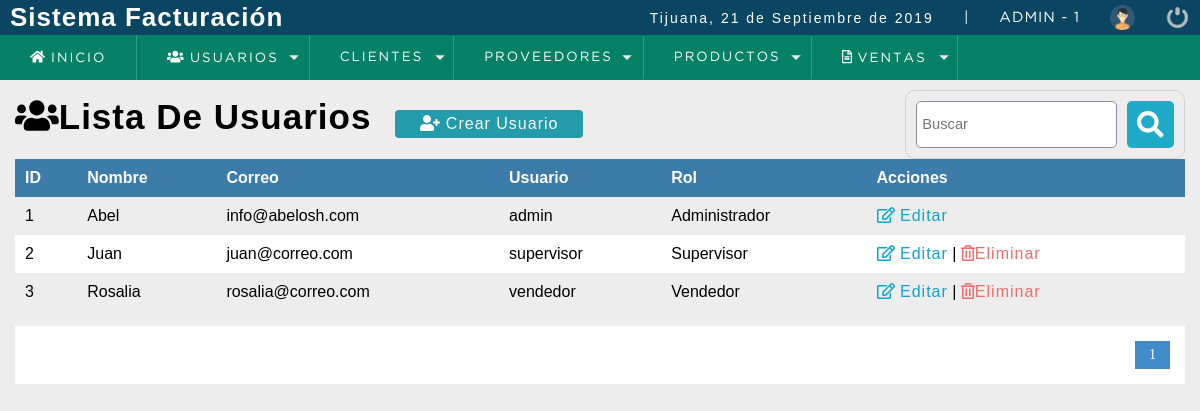
The page /sistema/lista_usuarios.php (signed in) on the database its author committed.
### tables this page shows
CREATE TABLE `usuario` (
  `idusuario` int(11) NOT NULL,
  `nombre` varchar(50) DEFAULT NULL,
  `correo` varchar(100) DEFAULT NULL,
  `usuario` varchar(15) DEFAULT NULL,
  `clave` varchar(100) DEFAULT NULL,
  `rol` int(11) DEFAULT NULL,
  `estatus` tinyint DEFAULT 1
);

CREATE TABLE `rol` (
  `idrol` int(11) NOT NULL,
  `rol` varchar(20) DEFAULT NULL
);

### sistema/lista_usuarios.php (the view, shortened to what this page needs)
<?php
  include "../conexion.php"
?>
<!DOCTYPE html>
<html lang="en">
<head>
	<?php include "includes/script.php"; ?>
</head>
<body>
	<?php include "includes/header.php"; ?>
	<section id="container">
    <h1><i class="fas fa-users"></i>Lista De Usuarios</h1>
    <a href = "registro_usuario.php" class = "btn_new"><i class="fas fa-user-plus"></i> Crear Usuario</a>
    <form action="buscar_usuario.php" method="get" class = "form_search">
      <input type="text" name = "busqueda" id="busqueda" placeholder ="Buscar">
      <button type="submit" class = "btn_search"><i class="fas fa-search fa-2x"></i></button>
    </form>
    <table>
      <tr>
        <th>ID</th>
        <th>Nombre</th>
        <th>Correo</th>
        <th>Usuario</th>
        <th>Rol</th>
        <th>Acciones</th>
      </tr>
      <?php
        $sql_registe = mysqli_query($conexion,"SELECT COUNT(*) AS total_registro FROM usuario WHERE  estatus = 1");
        $result_register = mysqli_fetch_array($sql_registe);
        $total_registro = $result_register['total_registro'];
        $por_pagina = 3;
        if(empty($_GET['pagina']))
        {
          $pagina = 1;
        }
        else
        {
          $pagina = $_GET['pagina'];
        }
        $desde = ($pagina-1)*$por_pagina;
        $total_paginas = ceil($total_registro/$por_pagina);
        $query = mysqli_query($conexion,"SELECT u.idusuario,u.nombre,u.correo,u.usuario,r.rol FROM usuario u  INNER JOIN rol r ON u.rol = r.idrol WHERE estatus = 1  ORDER BY u.nombre ASC LIMIT $desde,$por_pagina");
        $result = mysqli_num_rows($query);
        if ($result > 0)
        {
          while ($data = mysqli_fetch_array($query))
          {
      ?>
            <tr>
              <td><?php echo $data['idusuario']; ?></td>
              <td><?php echo $data['nombre']; ?></td>
              <td><?php echo $data['correo']; ?></td>
              <td><?php echo $data['usuario']; ?></td>
              <td><?php echo $data['rol']; ?></td>
              <td>
                <a class ="link_edit" href = "editar_usuario.php?id=<?php echo $data['idusuario']; ?>"><i class="far fa-edit "></i> Editar</a>
                <?php
                 if ($data['idusuario'] != 1)
                 {
                ?>
                |
                <a class = "link_delete"  href = "eliminar_confirmar_usuario.php?id=<?php echo $data['idusuario']; ?>"><i class="far fa-trash-alt"></i>Eliminar</a>
            <?php } ?>
              </td>
            </tr>
      <?php
          }
        }
      ?>
    </table>
    <div class = "paginador">
        <ul>
        <?php
            for ($i=1;$i<=$total_paginas;$i++)
            {
              if ($i == $pagina)
              {
                echo '<li class="pageSelected">'.$i.'</li>';
              }
              else
              {
                echo '<li><a href="?pagina='.$i.'">'.$i.'</a></li>';
              }
            }
        ?>
        </ul>
    </div>
	</section>
</body>
</html>

### sistema/css/style.css (style rules this page uses)
* { margin: 0; padding: 0; box-sizing: border-box; }
body { background: #ededed; }
h1, h2, h3, h4, h5, h6 { font-family: 'arial'; font-weight: bold; letter-spacing: 1px; }
h1 { font-size: 26px; }
a { text-decoration: none; font-family: arial; letter-spacing: 1px; }
#container { padding: 90px 15px 15px; }
form { background:#FFF; margin:auto; padding:20px 50px; border: 1px solid #d1d1d1; }
input,select { display:block; width: 100%; font-size:11pt; padding:5px; border:1px solid #85929e; border-radius:5px; }
#container h1 { font-size:35px; display:inline-block; }
.btn_new { display:inline-block; background:#239baa; color:#FFF; padding:5px 25px; border-radius:4px; margin:20px; }
table { border-collapse:collapse; font-size:12pt; font-family:'arial'; width:100%; }
table th { text-align:left; padding:10px; background:#3d7ba8; color:#FFF; }
table tr:nth-child(odd) { background:#FFF; }
table td { padding:10px; }
.link_edit { color:#0ca4ce; }
.link_delete { color:#f26b6b; }
.paginador ul { padding:15px; list-style:none; background:#FFF; margin-top:15px; display:-webkit-flex; display:-moz-flex; display:-ms-flex; display:-o-flex; display:flex; justify-content:flex-end; }
.paginador a, .pageSelected { color:#428bca; border:1px solid #ddd; padding:5px; display:inline-block; font-size:14px; text-align:center; width:35px; }
.pageSelected { color:#FFF; background:#428bca; border:1px solid #428bca; }
.form_search { display:-webkit-flex; display:-moz-flex; display:-ms-flex; display:-o-flex; display:flex; float:right; background:initial; padding:10px; border-radius:10px; }
.form_search .btn_search { background:#1faac8; color:#FFF; padding:10px; border:0; cursor:pointer; margin-left:10px; display:-webkit-flex; display:-moz-flex; display:-ms-flex; display:-o-flex; display:flex; border-radius:5px; }

### rows shown on the page
usuario: idusuario "1", nombre "Abel", correo "info@abelosh.com", usuario "admin", rol.rol "Administrador"
usuario: idusuario "2", nombre "Juan", correo "juan@correo.com", usuario "supervisor", rol.rol "Supervisor"
usuario: idusuario "3", nombre "Rosalia", correo "rosalia@correo.com", usuario "vendedor", rol.rol "Vendedor"

### other values the page prints
fechaC() "21 de Septiembre de 2019"
$_SESSION['usuario'] "ADMIN"
$_SESSION['rol'] "1"
